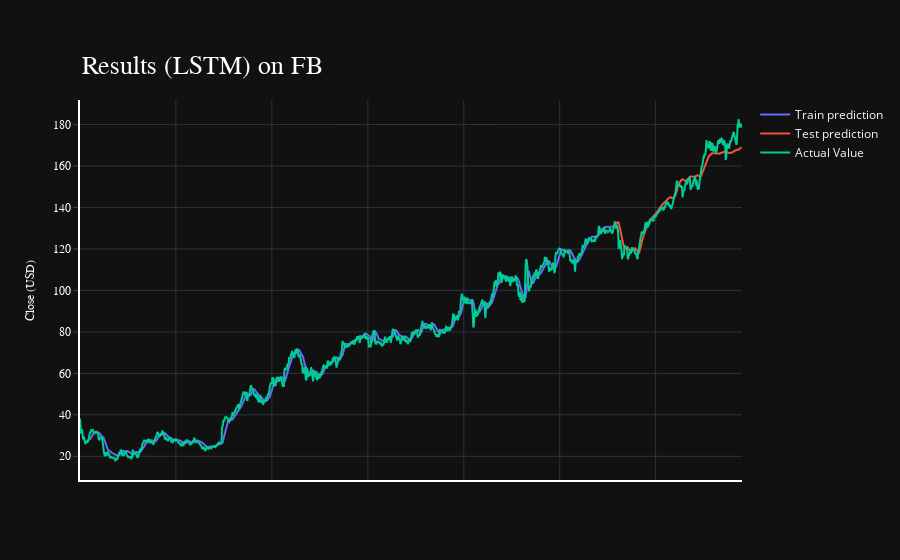

Notebook code cell kept with this figure:
### Code cell
import plotly.express as px
import plotly.graph_objects as go

fig = go.Figure()
fig.add_trace(go.Scatter(go.Scatter(x=result.index, y=result[0],
                    mode='lines',
                    name='Train prediction')))
fig.add_trace(go.Scatter(x=result.index, y=result[1],
                    mode='lines',
                    name='Test prediction'))
fig.add_trace(go.Scatter(go.Scatter(x=result.index, y=result[2],
                    mode='lines',
                    name='Actual Value')))
fig.update_layout(
    xaxis=dict(
        showline=True,
        showgrid=True,
        showticklabels=False,
        linecolor='white',
        linewidth=2
    ),
    yaxis=dict(
        title_text='Close (USD)',
        titlefont=dict(
            family='Rockwell',
            size=12,
            color='white',
        ),
        showline=True,
        showgrid=True,
        showticklabels=True,
        linecolor='white',
        linewidth=2,
        ticks='outside',
        tickfont=dict(
            family='Rockwell',
            size=12,
            color='white',
        ),
    ),
    showlegend=True,
    template = 'plotly_dark'

)



annotations = []
annotations.append(dict(xref='paper', yref='paper', x=0.0, y=1.05,
                              xanchor='left', yanchor='bottom',
                              text=f'Results (LSTM) on {company_name}',
                              font=dict(family='Rockwell',
                                        size=26,
                                        color='white'),
                              showarrow=False))
fig.update_layout(annotations=annotations)

fig.show()

### Figure 1 — Plotly figure (JSON) as saved in the notebook; plotly's stock layout.template omitted (floating-point values rounded to 4 significant figures; data arrays with more than 128 entries replaced by an {"elided": "..."} marker saying what was removed)
{"data": [{"mode": "lines", "name": "Train prediction", "type": "scatter", "x": {"elided": "1381 int values"}, "y": {"elided": "1381 float values"}}, {"mode": "lines", "name": "Test prediction", "type": "scatter", "x": {"elided": "1381 int values"}, "y": {"elided": "1381 float values"}}, {"mode": "lines", "name": "Actual Value", "type": "scatter", "x": {"elided": "1381 int values"}, "y": {"elided": "1381 float values"}}], "layout": {"annotations": [{"font": {"color": "white", "family": "Rockwell", "size": 26}, "showarrow": false, "text": "Results (LSTM) on FB", "x": 0, "xanchor": "left", "xref": "paper", "y": 1.05, "yanchor": "bottom", "yref": "paper"}], "showlegend": true, "xaxis": {"linecolor": "white", "linewidth": 2, "showgrid": true, "showline": true, "showticklabels": false}, "yaxis": {"linecolor": "white", "linewidth": 2, "showgrid": true, "showline": true, "showticklabels": true, "tickfont": {"color": "white", "family": "Rockwell", "size": 12}, "ticks": "outside", "title": {"font": {"color": "white", "family": "Rockwell", "size": 12}, "text": "Close (USD)"}}}}
